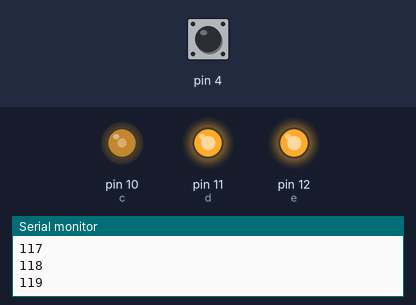
Bench run of a sketch on a simulated Arduino Uno, built with avr-gcc and run on an emulated ATmega328P. Parts: output pins drawn as LEDs (lit = HIGH), the last lines printed to the serial monitor. Inputs (shaded band) come from the test bench; at power-on: pin 4 LOW.

Above: at 1.2 s.
1.3 s: pin 4 driven HIGH
At 2.61 s:
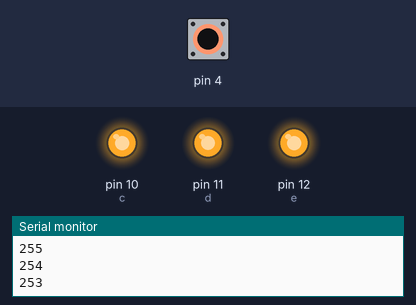
4.3 s: pin 4 pulsed LOW 2 times (0.12 s each, 0.3 s apart)
At 4.59 s:
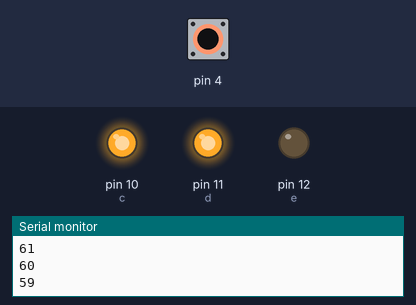
At 5.22 s:
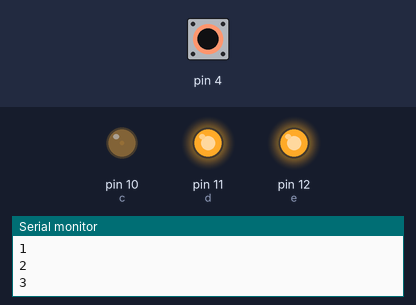
Timing chart, 0 to 13.3 s (numbered marks = the images above; inputs shaded):
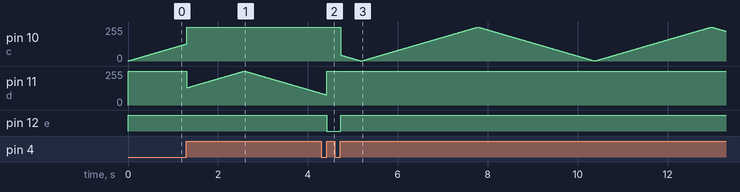

The sketch:

updownLED_touch.ino
```cpp
/*
값이 255까지 증가했다가 0깍지 감소하기를 반복하는 프로그램.
추가, LED에 적용.
터치 시 LED 색상 변경.
중복 터치 불가.
*/
int a = 0;
int b = 0;
int c = 0;
int d = 0;
int e = 0;
int f = 0;
int i = 0;
void setup() {
  pinMode(4, INPUT);
  pinMode(10, OUTPUT);
  pinMode(11, OUTPUT);
  pinMode(12, OUTPUT);
  Serial.begin(115200);
}

void loop() {
  //기준값에 따라서 증감 판단.
  if(a >= 255) {
    b = 1;
  }
  else if(a <= 0) {
    b = 0;
  }

  if(b == 0) {
    a = a + 1;
  }
  else {
    a = a - 1;
  }

  if(digitalRead(4) == 1) {
    if(i == 0) {
      if(f < 2) {
        f = f + 1;
      }
      else {
        f = 0;
      }
      i = 1;
    }
  }
  else {
    i = 0;
  }

  if(f == 0) {
    c = 10;
    d = 11;
    e = 12;
  }
  else if(f == 1) {
    c = 11;
    d = 12;
    e = 10;
  }
  else if(f == 2) {
    c = 12;
    d = 10;
    e = 11;
  }
  analogWrite(c, a);
  digitalWrite(d, HIGH);
  digitalWrite(e, HIGH);
  Serial.println(a);
  delay(10);
}
```
